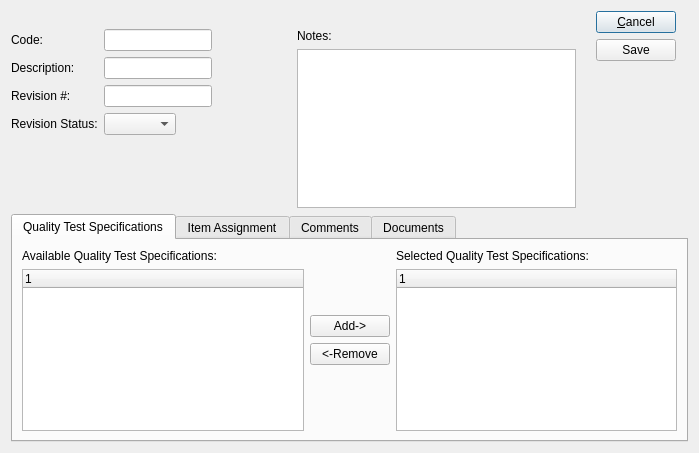
<?xml version="1.0" encoding="UTF-8"?>
<ui version="4.0">
 <comment>This file is part of the xTuple ERP: PostBooks Edition, a free and
open source Enterprise Resource Planning software suite,
Copyright (c) 1999-2014 by OpenMFG LLC, d/b/a xTuple.
It is licensed to you under the Common Public Attribution License
version 1.0, the full text of which (including xTuple-specific Exhibits)
is available at www.xtuple.com/CPAL.  By using this software, you agree
to be bound by its terms.</comment>
 <class>qplan</class>
 <widget class="QDialog" name="qplan">
  <property name="geometry">
   <rect>
    <x>0</x>
    <y>0</y>
    <width>699</width>
    <height>453</height>
   </rect>
  </property>
  <property name="windowTitle">
   <string>Quality Plan</string>
  </property>
  <property name="layoutDirection">
   <enum>Qt::LeftToRight</enum>
  </property>
  <layout class="QGridLayout" name="gridLayout">
   <item row="1" column="0">
    <layout class="QGridLayout" name="gridLayout_2">
     <item row="1" column="2">
      <layout class="QHBoxLayout" name="horizontalLayout_3">
       <item>
        <layout class="QFormLayout" name="formLayout">
         <property name="fieldGrowthPolicy">
          <enum>QFormLayout::FieldsStayAtSizeHint</enum>
         </property>
         <property name="topMargin">
          <number>18</number>
         </property>
         <property name="bottomMargin">
          <number>18</number>
         </property>
         <item row="0" column="0">
          <widget class="QLabel" name="_codeLit">
           <property name="text">
            <string>Code:</string>
           </property>
          </widget>
         </item>
         <item row="0" column="1">
          <widget class="QLineEdit" name="_code"/>
         </item>
         <item row="1" column="0">
          <widget class="QLabel" name="_descLit">
           <property name="text">
            <string>Description:</string>
           </property>
          </widget>
         </item>
         <item row="1" column="1">
          <widget class="XLineEdit" name="_desc"/>
         </item>
         <item row="2" column="0">
          <widget class="QLabel" name="_revNumLit">
           <property name="text">
            <string>Revision #:</string>
           </property>
          </widget>
         </item>
         <item row="2" column="1">
          <widget class="XLineEdit" name="_revnum">
           <property name="enabled">
            <bool>true</bool>
           </property>
          </widget>
         </item>
         <item row="3" column="0">
          <widget class="QLabel" name="_revStatLit">
           <property name="text">
            <string>Revision Status:</string>
           </property>
          </widget>
         </item>
         <item row="3" column="1">
          <widget class="XComboBox" name="_revstat"/>
         </item>
        </layout>
       </item>
       <item>
        <layout class="QVBoxLayout" name="verticalLayout_2">
         <property name="topMargin">
          <number>18</number>
         </property>
         <item>
          <widget class="QLabel" name="_notesLit">
           <property name="text">
            <string>Notes:</string>
           </property>
          </widget>
         </item>
         <item>
          <widget class="XTextEdit" name="_notes"/>
         </item>
        </layout>
       </item>
       <item>
        <layout class="QVBoxLayout" name="verticalLayout">
         <property name="leftMargin">
          <number>14</number>
         </property>
         <property name="rightMargin">
          <number>12</number>
         </property>
         <item>
          <widget class="QPushButton" name="_cancel">
           <property name="text">
            <string>&amp;Cancel</string>
           </property>
          </widget>
         </item>
         <item>
          <widget class="QPushButton" name="_save">
           <property name="text">
            <string>Save</string>
           </property>
          </widget>
         </item>
         <item>
          <spacer name="verticalSpacer_4">
           <property name="orientation">
            <enum>Qt::Vertical</enum>
           </property>
           <property name="sizeHint" stdset="0">
            <size>
             <width>20</width>
             <height>40</height>
            </size>
           </property>
          </spacer>
         </item>
         <item>
          <spacer name="verticalSpacer">
           <property name="orientation">
            <enum>Qt::Vertical</enum>
           </property>
           <property name="sizeType">
            <enum>QSizePolicy::Fixed</enum>
           </property>
           <property name="sizeHint" stdset="0">
            <size>
             <width>20</width>
             <height>0</height>
            </size>
           </property>
          </spacer>
         </item>
        </layout>
       </item>
      </layout>
     </item>
     <item row="2" column="2">
      <widget class="QTabWidget" name="_tabs">
       <property name="currentIndex">
        <number>0</number>
       </property>
       <widget class="QWidget" name="_qspecTab">
        <attribute name="title">
         <string>Quality Test Specifications</string>
        </attribute>
        <layout class="QGridLayout" name="gridLayout_6">
         <item row="0" column="0">
          <layout class="QHBoxLayout" name="horizontalLayout_5">
           <item>
            <layout class="QVBoxLayout" name="verticalLayout_5">
             <item>
              <widget class="QLabel" name="_compAvailableSuccessorsLit">
               <property name="text">
                <string>Available Quality Test Specifications:</string>
               </property>
              </widget>
             </item>
             <item>
              <widget class="XTreeWidget" name="_availableQSpecs"/>
             </item>
            </layout>
           </item>
           <item>
            <layout class="QVBoxLayout" name="verticalLayout_3">
             <item>
              <spacer>
               <property name="orientation">
                <enum>Qt::Vertical</enum>
               </property>
               <property name="sizeType">
                <enum>QSizePolicy::Fixed</enum>
               </property>
               <property name="sizeHint" stdset="0">
                <size>
                 <width>20</width>
                 <height>20</height>
                </size>
               </property>
              </spacer>
             </item>
             <item>
              <layout class="QVBoxLayout" name="verticalLayout_4">
               <item>
                <widget class="QPushButton" name="_addSpec">
                 <property name="text">
                  <string>Add-&gt;</string>
                 </property>
                </widget>
               </item>
               <item>
                <widget class="QPushButton" name="_removeSpec">
                 <property name="text">
                  <string>&lt;-Remove</string>
                 </property>
                </widget>
               </item>
              </layout>
             </item>
             <item>
              <spacer>
               <property name="orientation">
                <enum>Qt::Vertical</enum>
               </property>
               <property name="sizeType">
                <enum>QSizePolicy::Fixed</enum>
               </property>
               <property name="sizeHint" stdset="0">
                <size>
                 <width>20</width>
                 <height>20</height>
                </size>
               </property>
              </spacer>
             </item>
            </layout>
           </item>
           <item>
            <layout class="QVBoxLayout" name="verticalLayout_6">
             <item>
              <widget class="QLabel" name="_addedbooitemsLit">
               <property name="text">
                <string>Selected Quality Test Specifications:</string>
               </property>
              </widget>
             </item>
             <item>
              <widget class="XTreeWidget" name="_selectedQSpecs"/>
             </item>
            </layout>
           </item>
          </layout>
         </item>
        </layout>
       </widget>
       <widget class="QWidget" name="_itemAssignments">
        <attribute name="title">
         <string>Item Assignment</string>
        </attribute>
        <layout class="QGridLayout" name="gridLayout_5">
         <item row="11" column="0">
          <layout class="QHBoxLayout" name="horizontalLayout_6">
           <item>
            <layout class="QVBoxLayout" name="verticalLayout_7">
             <item>
              <widget class="QLabel" name="_assignedItemsLit">
               <property name="text">
                <string>Assigned Items:</string>
               </property>
              </widget>
             </item>
             <item>
              <widget class="XTreeWidget" name="_assignedItems">
               <zorder>qt_scrollarea_viewport</zorder>
              </widget>
             </item>
            </layout>
           </item>
           <item>
            <layout class="QVBoxLayout" name="verticalLayout_8">
             <item>
              <layout class="QVBoxLayout" name="verticalLayout_9">
               <item>
                <widget class="QPushButton" name="_addItem">
                 <property name="text">
                  <string>Add Item</string>
                 </property>
                </widget>
               </item>
               <item>
                <widget class="QPushButton" name="_editItem">
                 <property name="text">
                  <string>Edit Item</string>
                 </property>
                </widget>
               </item>
               <item>
                <widget class="QPushButton" name="_removeItem">
                 <property name="text">
                  <string>Remove</string>
                 </property>
                </widget>
               </item>
              </layout>
             </item>
             <item>
              <spacer>
               <property name="orientation">
                <enum>Qt::Vertical</enum>
               </property>
               <property name="sizeType">
                <enum>QSizePolicy::Fixed</enum>
               </property>
               <property name="sizeHint" stdset="0">
                <size>
                 <width>20</width>
                 <height>20</height>
                </size>
               </property>
              </spacer>
             </item>
            </layout>
           </item>
          </layout>
         </item>
        </layout>
       </widget>
       <widget class="QWidget" name="_commentsTab">
        <attribute name="title">
         <string>Comments</string>
        </attribute>
        <layout class="QGridLayout" name="gridLayout_3">
         <item row="0" column="0">
          <widget class="Comments" name="_comments"/>
         </item>
        </layout>
       </widget>
       <widget class="QWidget" name="_documentsTab">
        <attribute name="title">
         <string>Documents</string>
        </attribute>
        <layout class="QGridLayout" name="gridLayout_4">
         <item row="0" column="0">
          <widget class="Documents" name="_documents"/>
         </item>
        </layout>
       </widget>
      </widget>
     </item>
    </layout>
   </item>
  </layout>
 </widget>
 <customwidgets>
  <customwidget>
   <class>Comments</class>
   <extends>QWidget</extends>
   <header>comments.h</header>
  </customwidget>
  <customwidget>
   <class>Documents</class>
   <extends>QWidget</extends>
   <header>documents.h</header>
  </customwidget>
  <customwidget>
   <class>XComboBox</class>
   <extends>QComboBox</extends>
   <header>xcombobox.h</header>
  </customwidget>
  <customwidget>
   <class>XLineEdit</class>
   <extends>QLineEdit</extends>
   <header>xlineedit.h</header>
  </customwidget>
  <customwidget>
   <class>XTreeWidget</class>
   <extends>QTreeWidget</extends>
   <header>xtreewidget.h</header>
   <container>1</container>
  </customwidget>
  <customwidget>
   <class>XTextEdit</class>
   <extends>QTextEdit</extends>
   <header>xtextedit.h</header>
  </customwidget>
 </customwidgets>
 <tabstops>
  <tabstop>_save</tabstop>
  <tabstop>_availableQSpecs</tabstop>
  <tabstop>_notes</tabstop>
  <tabstop>_tabs</tabstop>
  <tabstop>_cancel</tabstop>
  <tabstop>_addSpec</tabstop>
  <tabstop>_removeSpec</tabstop>
  <tabstop>_selectedQSpecs</tabstop>
  <tabstop>_assignedItems</tabstop>
  <tabstop>_removeItem</tabstop>
 </tabstops>
 <resources/>
 <connections>
  <connection>
   <sender>_cancel</sender>
   <signal>clicked()</signal>
   <receiver>qplan</receiver>
   <slot>close()</slot>
   <hints>
    <hint type="sourcelabel">
     <x>335</x>
     <y>31</y>
    </hint>
    <hint type="destinationlabel">
     <x>246</x>
     <y>7</y>
    </hint>
   </hints>
  </connection>
 </connections>
</ui>
